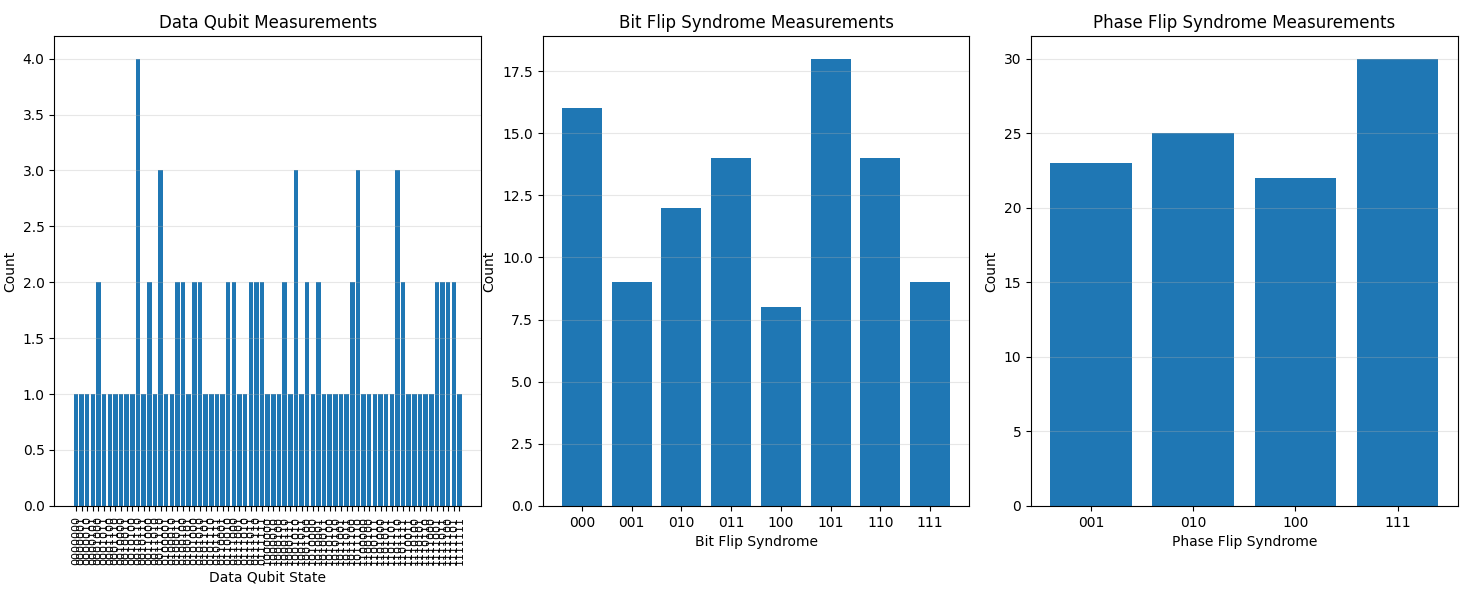

Here is the Python script that generated this plot:
import numpy as np
from qiskit import QuantumCircuit, transpile
from qiskit_aer import Aer
import matplotlib.pyplot as plt
import random

def steane_encoding():
    """circuit that encodes a single qubit into the 7-qubit Steane code"""
    qc = QuantumCircuit(7)
    
    qc.h(0)
    qc.h(1)
    qc.h(3)
    
    qc.cx(0, 2)
    qc.cx(0, 4)
    qc.cx(0, 6)
    
    qc.cx(1, 2)
    qc.cx(1, 5)
    qc.cx(1, 6)
    
    qc.cx(3, 4)
    qc.cx(3, 5)
    qc.cx(3, 6)
    
    return qc

def steane_code_circuit():
    """ Steane code with error detection for both bit and phase flips"""
    
    qc = QuantumCircuit(13, 13)
    
    encoding = steane_encoding()
    
    qc = qc.compose(encoding, qubits=range(7))
    

    apply_x = random.random() < 0.5
    if apply_x:
        qc.x(1) 
        print("X error applied to second qubit (qubit 1)")
    else:
        print("No X error applied")
    
    apply_z = random.random() < 0.5
    if apply_z:
        qc.z(1)  
        print("Z error applied to second qubit (qubit 1)")
    else:
        print("No Z error applied")
    
    for i in range(7, 10):
        qc.h(i)
    qc.cx(0, 7)
    qc.cx(2, 7)
    qc.cx(4, 7)
    qc.cx(6, 7)
    qc.cx(1, 8)
    qc.cx(2, 8)
    qc.cx(5, 8)
    qc.cx(6, 8)
    
    qc.cx(3, 9)
    qc.cx(4, 9)
    qc.cx(5, 9)
    qc.cx(6, 9)

    for i in range(7, 10):
        qc.measure(i, i)
    
    for i in range(7):
        qc.h(i)
    
    for i in range(10, 13):
        qc.h(i)

    qc.cx(0, 10)
    qc.cx(2, 10)
    qc.cx(4, 10)
    qc.cx(6, 10)
    qc.cx(1, 11)
    qc.cx(2, 11)
    qc.cx(5, 11)
    qc.cx(6, 11)
   
    qc.cx(3, 12)
    qc.cx(4, 12)
    qc.cx(5, 12)
    qc.cx(6, 12)
   
    for i in range(10, 13):
        qc.measure(i, i)
   
    for i in range(7):
        qc.h(i)
    
    for i in range(7):
        qc.measure(i, i)
    
    return qc, apply_x, apply_z

def run_on_simulator(qc, shots=100):
    simulator = Aer.get_backend('qasm_simulator')
    transpiled_circuit = transpile(qc, simulator)
    job = simulator.run(transpiled_circuit, shots=shots)
    result = job.result()
    counts = result.get_counts(transpiled_circuit)
    return counts

def analyze_results(counts):
    bit_flip_syndromes = {}
    phase_flip_syndromes = {}
    data_qubit_states = {}
    
    for outcome, count in counts.items():
        data_bits = outcome[:7]       
        bit_syndrome = outcome[7:10]  
        phase_syndrome = outcome[10:] 
        
        if bit_syndrome in bit_flip_syndromes:
            bit_flip_syndromes[bit_syndrome] += count
        else:
            bit_flip_syndromes[bit_syndrome] = count
        
        if phase_syndrome in phase_flip_syndromes:
            phase_flip_syndromes[phase_syndrome] += count
        else:
            phase_flip_syndromes[phase_syndrome] = count
        
        if data_bits in data_qubit_states:
            data_qubit_states[data_bits] += count
        else:
            data_qubit_states[data_bits] = count
    
    return data_qubit_states, bit_flip_syndromes, phase_flip_syndromes

def plot_results(data_states, bit_syndromes, phase_syndromes):
    plt.figure(figsize=(18, 6))
    
    plt.subplot(1, 3, 1)
    labels = sorted(data_states.keys())
    values = [data_states[label] for label in labels]
    plt.bar(range(len(values)), values)
    plt.xticks(range(len(values)), labels, rotation=90, fontsize=8)
    plt.xlabel('Data Qubit State')
    plt.ylabel('Count')
    plt.title('Data Qubit Measurements')
    plt.grid(axis='y', alpha=0.3)
    
    plt.subplot(1, 3, 2)
    labels = sorted(bit_syndromes.keys())
    values = [bit_syndromes[label] for label in labels]
    plt.bar(range(len(values)), values)
    plt.xticks(range(len(values)), labels)
    plt.xlabel('Bit Flip Syndrome')
    plt.ylabel('Count')
    plt.title('Bit Flip Syndrome Measurements')
    plt.grid(axis='y', alpha=0.3)
    plt.subplot(1, 3, 3)
    labels = sorted(phase_syndromes.keys())
    values = [phase_syndromes[label] for label in labels]
    plt.bar(range(len(values)), values)
    plt.xticks(range(len(values)), labels)
    plt.xlabel('Phase Flip Syndrome')
    plt.ylabel('Count')
    plt.title('Phase Flip Syndrome Measurements')
    plt.grid(axis='y', alpha=0.3)
    
    plt.tight_layout()
    plt.show()

def main():
    qc, x_applied, z_applied = steane_code_circuit()
    
    print("\nCircuit Information:")
    print(f"X error applied to qubit 1: {x_applied}")
    print(f"Z error applied to qubit 1: {z_applied}")
    
    print("\nRunning on ideal simulator...")
    counts = run_on_simulator(qc, shots=100)
    
    data_states, bit_syndromes, phase_syndromes = analyze_results(counts)
    
    print("\nSummary of Results:")
    print(f"Number of unique data qubit states: {len(data_states)}")
    print(f"Number of unique bit flip syndromes: {len(bit_syndromes)}")
    print(f"Number of unique phase flip syndromes: {len(phase_syndromes)}")
    
    most_common_data = max(data_states.items(), key=lambda x: x[1])
    print(f"Most common data state: {most_common_data[0]} (count: {most_common_data[1]})")
    
    most_common_bit = max(bit_syndromes.items(), key=lambda x: x[1])
    most_common_phase = max(phase_syndromes.items(), key=lambda x: x[1])
    print(f"Most common bit flip syndrome: {most_common_bit[0]} (count: {most_common_bit[1]})")
    print(f"Most common phase flip syndrome: {most_common_phase[0]} (count: {most_common_phase[1]})")
    
    plot_results(data_states, bit_syndromes, phase_syndromes)
    
    print("\nDetailed Analysis:")
    if x_applied and not z_applied:
        expected_bit_syndrome = "110"  
        expected_phase_syndrome = "000"  
        print(f"For X error on qubit 1, expected bit syndrome: {expected_bit_syndrome}")
        print(f"For X error on qubit 1, expected phase syndrome: {expected_phase_syndrome}")
    elif z_applied and not x_applied:
        expected_bit_syndrome = "000"  
        expected_phase_syndrome = "110"  
        print(f"For Z error on qubit 1, expected bit syndrome: {expected_bit_syndrome}")
        print(f"For Z error on qubit 1, expected phase syndrome: {expected_phase_syndrome}")
    elif x_applied and z_applied:
        expected_bit_syndrome = "110"  
        expected_phase_syndrome = "110"  
        print(f"For X and Z errors on qubit 1, expected bit syndrome: {expected_bit_syndrome}")
        print(f"For X and Z errors on qubit 1, expected phase syndrome: {expected_phase_syndrome}")
    else:
        expected_bit_syndrome = "000"  
        expected_phase_syndrome = "000"  
        print(f"For no errors, expected bit syndrome: {expected_bit_syndrome}")
        print(f"For no errors, expected phase syndrome: {expected_phase_syndrome}")
    
    bit_match = most_common_bit[0] == expected_bit_syndrome
    phase_match = most_common_phase[0] == expected_phase_syndrome
    print(f"Bit syndrome matches expected: {bit_match}")
    print(f"Phase syndrome matches expected: {phase_match}")
    
    

if __name__ == "__main__":
    main()
